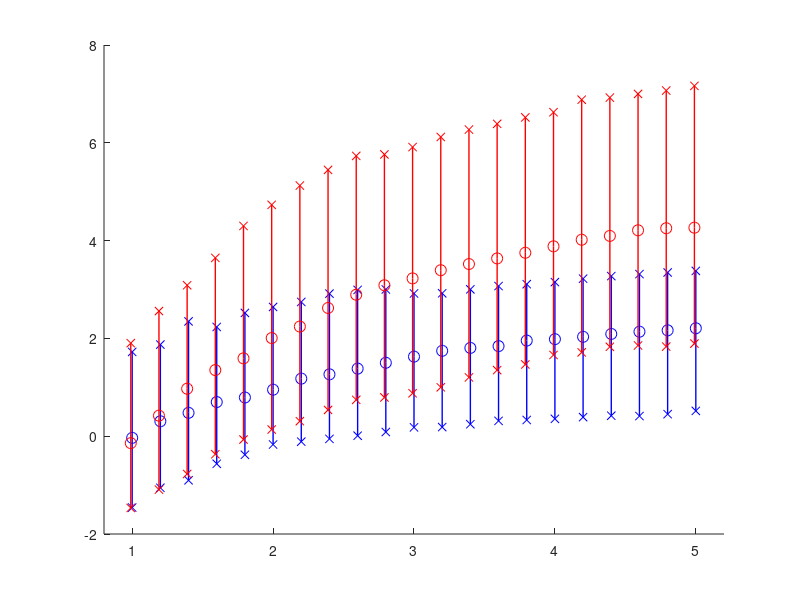

Reproduce this figure in MATLAB. (Note: this script raises an error after producing the figure.)
%% 5th and 95th quantile values from 1000 simulations
load('R_MI_Comparison_Increase_Alow_Res.mat')

% blue is RPAC_new
% red is modulation index
% everything is z-scored

for i = 1:21    
    hold on;
    modulation_level = mod(i);
    
    x1 = RPAC(i,:);
    x2 = RPAC_new(i,:); 
    x3 = MI(i,:); 
    
    sigma1 = std(x1); sigma2 = std(x2); sigma3 = std(x3);
    
    x1 = (x1-mean(RPAC(1,:)))/std(RPAC(1,:));
    x2 = (x2-mean(RPAC_new(1,:)))/std(RPAC_new(1,:));
    x3 = (x3-mean(MI(1,:)))/std(MI(1,:));
    
    mn1 = median(x1);
    lq1 = quantile(x1,.95);  %snval(round(0.25*nensemble));
    uq1 = quantile(x1,.05);  %snval(round(0.75*nensemble));
    mn2 = median(x2);
    lq2 = quantile(x2,.95);
    uq2 = quantile(x2,.05);
    mn3 = median(x3);
    lq3 = quantile(x3,.95);  %snval(round(0.25*nensemble));
    uq3 = quantile(x3,.05);  %snval(round(0.75*nensemble));
    
%     plot([modulation_level+.01,modulation_level+.01], [mn1, lq1], 'Color', [0.8,0.8,0.8], 'LineWidth', 1)
%     plot([modulation_level+.01,modulation_level+.01], [mn1, uq1], 'Color', [0.8,0.8,0.8], 'LineWidth', 1)
%     plot(modulation_level+.01, mn1, 'ok', 'MarkerSize', 8)
%     plot(modulation_level+.01, lq1, 'xk')
%     plot(modulation_level+.01, uq1, 'xk')
    plot([modulation_level,modulation_level], [mn2, lq2], 'Color', 'b', 'LineWidth', 1)
    plot([modulation_level,modulation_level], [mn2, uq2], 'Color', 'b', 'LineWidth', 1)
    plot(modulation_level, mn2, 'ob', 'MarkerSize', 8)
    plot(modulation_level, lq2, 'xb')
    plot(modulation_level, uq2, 'xb')
    plot([modulation_level-.01,modulation_level-.01], [mn3, lq3], 'Color', 'r', 'LineWidth', 1)
    plot([modulation_level-.01,modulation_level-.01], [mn3, uq3], 'Color', 'r', 'LineWidth', 1)
    plot(modulation_level-.01, mn3, 'or', 'MarkerSize', 8)
    plot(modulation_level-.01, lq3, 'xr')
    plot(modulation_level-.01, uq3, 'xr')
    
    xlim([.8,5.2])
end

%% Confidence Intervals
mod = [1,1.2,1.4,1.6,1.8,2,2.2];
Create_Signals;

% Filter into high freq band.
locutoff = 100;                             % High freq passband = [100, 140] Hz.
hicutoff = 140;
filtorder = 10*fix(Fs/locutoff);
MINFREQ = 0;
trans          = 0.15;                      % fractional width of transition zones
f=[MINFREQ (1-trans)*locutoff/fNQ locutoff/fNQ hicutoff/fNQ (1+trans)*hicutoff/fNQ 1];
m=[0       0                      1            1            0                      0];
filtwts_hi = firls(filtorder,f,m);             % get FIR filter coefficients

locutoff = 4;                               % Low freq passband = [4,7] Hz.
hicutoff = 7;
filtorder = 3*fix(Fs/locutoff);
MINFREQ = 0;
trans          = 0.15;                      % fractional width of transition zones
f=[MINFREQ (1-trans)*locutoff/fNQ locutoff/fNQ hicutoff/fNQ (1+trans)*hicutoff/fNQ 1];
m=[0       0                      1            1            0                      0];
filtwts_lo = firls(filtorder,f,m);             % get FIR filter coefficients
Create_Signals;
VpinkTest = VpinkTest(2001:end-2000);
figure(1)
for i = 1:7
        amp_LO = mod(i);
        amp_HI = 5;
        V = amp_LO*VLOW + amp_HI*VHI + VpinkTest;
      
        Vlo = filtfilt(filtwts_lo,1,V);            % Define low freq band activity.
        Vhi = filtfilt(filtwts_hi,1,V);        

        nCtlPts = 10;
        [XX] = glmfun(Vlo, Vhi,'none','ci',.05);
        
        
        hold on;
        modulation_level = mod(i);
%         plot([modulation_level+.02,modulation_level+.02], [XX.rpac, XX.rpac_ci(1)], 'Color', [0.8,0.8,0.8], 'LineWidth', 2)
%         plot([modulation_level+.02,modulation_level+.02], [XX.rpac, XX.rpac_ci(2)], 'Color', [0.8,0.8,0.8], 'LineWidth', 2)
%         plot(modulation_level+.02, XX.rpac, 'ok', 'MarkerSize', 8,'LineWidth',2)
%         plot(modulation_level+.02, XX.rpac_ci(1), 'xk','LineWidth',2)
%         plot(modulation_level+.02, XX.rpac_ci(2), 'xk','LineWidth',2)

        plot([modulation_level,modulation_level], [XX.rpac_new, XX.rpac_new_ci(1)], 'Color', 'b', 'LineWidth', 2)
        plot([modulation_level,modulation_level], [XX.rpac_new, XX.rpac_new_ci(2)], 'Color', 'b', 'LineWidth', 2)
        plot(modulation_level, XX.rpac_new, 'ob', 'MarkerSize', 8,'LineWidth',2)
        plot(modulation_level, XX.rpac_new_ci(1), 'xb','LineWidth',2)
        plot(modulation_level, XX.rpac_new_ci(2), 'xb','LineWidth',2)
        
        
    xlim([.8,2.4])
    title('RPAC (new)')
end

figure(2)
for i = 1:7
        amp_LO = mod(i);
        amp_HI = 5;
        V = amp_LO*VLOW + amp_HI*VHI + VpinkTest;
      
        Vlo = filtfilt(filtwts_lo,1,V);            % Define low freq band activity.
        Vhi = filtfilt(filtwts_hi,1,V);        

        nCtlPts = 10;
        [mi] = modulation_index(Vlo, Vhi,'none');
        mi_perm = zeros(1,1000);
        for j = 1:1000
            mi_perm(j) = modulation_index_randperm(Vlo,Vhi);
        end

        mi_ci_low = quantile(mi_perm,.05);
        mi_ci_high = quantile(mi_perm,.95);
        
        hold on;
        modulation_level = mod(i);
        plot([modulation_level+.02,modulation_level+.02], [mi, mi_ci_low], 'Color', [0.8,0.8,0.8], 'LineWidth', 2)
        plot([modulation_level+.02,modulation_level+.02], [mi, mi_ci_high], 'Color', [0.8,0.8,0.8], 'LineWidth', 2)
        plot(modulation_level+.02, mi, 'ok', 'MarkerSize', 8,'LineWidth',2)
        plot(modulation_level+.02, mi_ci_low, 'xk','LineWidth',2)
        plot(modulation_level+.02, mi_ci_high, 'xk','LineWidth',2)
    
    xlim([.8,2.4])
    title('Modulation Index')
end
% xlabel('Scale Factor of Low-Frequency Amplitude'); ylabel('z-scored R')
% hold off
% set(gca,'FontSize',15)



%% Code to Generate Quantile Figure

mod = [1:.2:5];
Create_Signals;

% Filter into high freq band.
locutoff = 100;                             % High freq passband = [100, 140] Hz.
hicutoff = 140;
filtorder = 10*fix(Fs/locutoff);
MINFREQ = 0;
trans          = 0.15;                      % fractional width of transition zones
f=[MINFREQ (1-trans)*locutoff/fNQ locutoff/fNQ hicutoff/fNQ (1+trans)*hicutoff/fNQ 1];
m=[0       0                      1            1            0                      0];
filtwts_hi = firls(filtorder,f,m);             % get FIR filter coefficients

locutoff = 4;                               % Low freq passband = [4,7] Hz.
hicutoff = 7;
filtorder = 3*fix(Fs/locutoff);
MINFREQ = 0;
trans          = 0.15;                      % fractional width of transition zones
f=[MINFREQ (1-trans)*locutoff/fNQ locutoff/fNQ hicutoff/fNQ (1+trans)*hicutoff/fNQ 1];
m=[0       0                      1            1            0                      0];
filtwts_lo = firls(filtorder,f,m);             % get FIR filter coefficients

N = 1000;
RPAC = zeros(7,N); RPAC_new = zeros(7,N);RCFC = zeros(7,N);MI = zeros(7,N); RPAC_new_mak = zeros(7,N);

for j = 1:N
    j
    Create_Signals;
    VpinkTest = VpinkTest(2001:end-2000);
    for i = 1:21
        
        amp_LO = mod(i);
        amp_HI = 5;
        V = amp_LO*VLOW + amp_HI*VHI + VpinkTest;

        Vlo = filtfilt(filtwts_lo,1,V);            % Define low freq band activity.
        Vhi = filtfilt(filtwts_hi,1,V);        

        nCtlPts = 10;
        [XX] = glmfun(Vlo, Vhi,'none','none',.05);
        RPAC(i,j) = XX.rpac; RPAC_new(i,j) = XX.rpac_new; RCFC(i,j) = XX.rcfc;
        RPAC_new_mak(i,j) = XX.rpac_new_mak;
        MI(i,j) = modulation_index(Vlo,Vhi,'none');
    end
end

strname = ['R_MI_Comparison_Increase_Alow_Res'];
save(strname)
